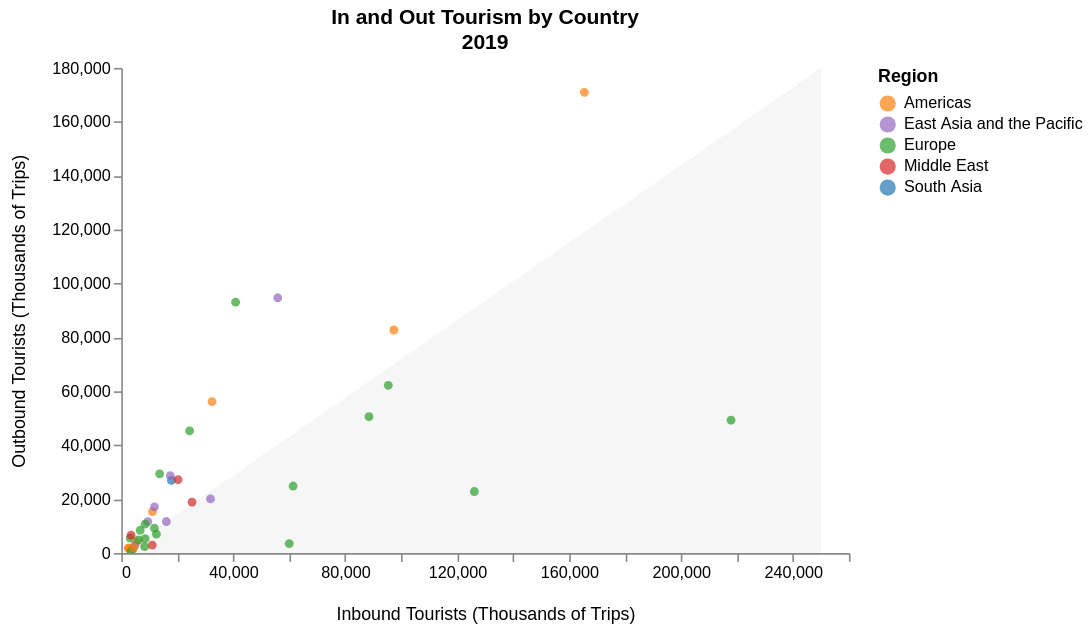

Write notebook code for a chart like this one.
### Code cell
# Scatter plot, inbound x outbound, 2019, by country
data = tourism[
        (tourism["year"] == 2019) &
        (tourism["indicator_code"].isin(["INBD_TRIP_TOTL_TOTL_VSTR", "OUTB_TRIP_TOTL_TOTL_VSTR"])) &
        (tourism["region"].notna())
    ]

data_wide = (
    data.pivot_table(
        index = ["reporter_area_label", "region"],
        columns = "indicator_code",
        values = "value"
    ).dropna().reset_index()
)

def scatter_3(df):
    chart = alt.Chart(df).mark_point(filled = True).encode(
        alt.X("INBD_TRIP_TOTL_TOTL_VSTR:Q").title("Inbound Tourists (Thousands of Trips)"),
        alt.Y("OUTB_TRIP_TOTL_TOTL_VSTR:Q").title("Outbound Tourists (Thousands of Trips)"),
        color = alt.Color("region:N", title = "Region"),
        tooltip = alt.Tooltip("reporter_area_label", title = "")
    )

    shading = alt.Chart(
            pd.DataFrame({
                "x": [0, 250000],
                "y": [0, 180000]
            })
        ).mark_area(
            color="lightgray",
            opacity=0.2
        ).encode(
            x="x:Q",
            y="y:Q"
        ).properties(
            title = {
                "text" : [
                        "In and Out Tourism by Country",
                        "2019"
                ]
            }
        )
    
    return (shading + chart).interactive()

# Render chart
scatter_3(data_wide)

### Figure 1 — Vega-Lite specification as saved in the notebook (floating-point values rounded to 4 significant figures)
{"config": {"axis": {"grid": false, "titleFontWeight": "normal", "titlePadding": 15}, "view": {"stroke": null, "width": 450}, "range": {"category": ["#ff7f0e", "#9467bd", "#2ca02c", "#d62728", "#1f77b4", "#e377c2"]}}, "layer": [{"data": {"name": "data-be99461606aee29d401018309b7427d6"}, "mark": {"type": "area", "color": "lightgray", "opacity": 0.2}, "encoding": {"x": {"field": "x", "type": "quantitative"}, "y": {"field": "y", "type": "quantitative"}}, "name": "view_3b4d8349b78038fb_0", "title": {"text": ["In and Out Tourism by Country", "2019"]}}, {"data": {"name": "data-9d20f46ee8d3e104342e7d7e9accbd83"}, "mark": {"type": "point", "filled": true}, "encoding": {"color": {"field": "region", "title": "Region", "type": "nominal"}, "tooltip": {"field": "reporter_area_label", "title": "", "type": "nominal"}, "x": {"field": "INBD_TRIP_TOTL_TOTL_VSTR", "title": "Inbound Tourists (Thousands of Trips)", "type": "quantitative"}, "y": {"field": "OUTB_TRIP_TOTL_TOTL_VSTR", "title": "Outbound Tourists (Thousands of Trips)", "type": "quantitative"}}}], "params": [{"name": "param_1e9efca18e7a2868", "select": {"type": "interval", "encodings": ["x", "y"]}, "bind": "scales", "views": ["view_3b4d8349b78038fb_0"]}], "$schema": "https://vega.github.io/schema/vega-lite/v6.4.1.json", "datasets": {"data-be99461606aee29d401018309b7427d6": [{"x": 0, "y": 0}, {"x": 250000, "y": 180000}], "data-9d20f46ee8d3e104342e7d7e9accbd83": [{"reporter_area_label": "Argentina", "region": "Americas", "INBD_TRIP_TOTL_TOTL_VSTR": 11130.0, "OUTB_TRIP_TOTL_TOTL_VSTR": 15350.0}, {"reporter_area_label": "Australia", "region": "East Asia and the Pacific", "INBD_TRIP_TOTL_TOTL_VSTR": 9466.0, "OUTB_TRIP_TOTL_TOTL_VSTR": 11620.0}, {"reporter_area_label": "Azerbaijan", "region": "Europe", "INBD_TRIP_TOTL_TOTL_VSTR": 3170.0, "OUTB_TRIP_TOTL_TOTL_VSTR": 5568.0}, {"reporter_area_label": "Bahrain", "region": "Middle East", "INBD_TRIP_TOTL_TOTL_VSTR": 11060.0, "OUTB_TRIP_TOTL_TOTL_VSTR": 2950.0}, {"reporter_area_label": "Belarus", "region": "Europe", "INBD_TRIP_TOTL_TOTL_VSTR": 11830.0, "OUTB_TRIP_TOTL_TOTL_VSTR": 9221.0}, {"reporter_area_label": "Bulgaria", "region": "Europe", "INBD_TRIP_TOTL_TOTL_VSTR": 12550.0, "OUTB_TRIP_TOTL_TOTL_VSTR": 7007.0}, {"reporter_area_label": "Canada", "region": "Americas", "INBD_TRIP_TOTL_TOTL_VSTR": 32430.0, "OUTB_TRIP_TOTL_TOTL_VSTR": 56160.0}, {"reporter_area_label": "Chile", "region": "Americas", "INBD_TRIP_TOTL_TOTL_VSTR": 5431.0, "OUTB_TRIP_TOTL_TOTL_VSTR": 4091.0}, {"reporter_area_label": "China, Hong Kong Special Administrative Region", "region": "East Asia and the Pacific", "INBD_TRIP_TOTL_TOTL_VSTR": 55910.0, "OUTB_TRIP_TOTL_TOTL_VSTR": 94720.0}, {"reporter_area_label": "Croatia", "region": "Europe", "INBD_TRIP_TOTL_TOTL_VSTR": 60020.0, "OUTB_TRIP_TOTL_TOTL_VSTR": 3500.0}, {"reporter_area_label": "Cyprus", "region": "Europe", "INBD_TRIP_TOTL_TOTL_VSTR": 4117.0, "OUTB_TRIP_TOTL_TOTL_VSTR": 1578.0}, {"reporter_area_label": "El Salvador", "region": "Americas", "INBD_TRIP_TOTL_TOTL_VSTR": 2639.0, "OUTB_TRIP_TOTL_TOTL_VSTR": 1899.0}, {"reporter_area_label": "France", "region": "Europe", "INBD_TRIP_TOTL_TOTL_VSTR": 217900.0, "OUTB_TRIP_TOTL_TOTL_VSTR": 49280.0}, {"reporter_area_label": "Guatemala", "region": "Americas", "INBD_TRIP_TOTL_TOTL_VSTR": 2560.0, "OUTB_TRIP_TOTL_TOTL_VSTR": 1703.0}, {"reporter_area_label": "Hungary", "region": "Europe", "INBD_TRIP_TOTL_TOTL_VSTR": 61400.0, "OUTB_TRIP_TOTL_TOTL_VSTR": 24860.0}, {"reporter_area_label": "India", "region": "South Asia", "INBD_TRIP_TOTL_TOTL_VSTR": 17910.0, "OUTB_TRIP_TOTL_TOTL_VSTR": 26920.0}, {"reporter_area_label": "Indonesia", "region": "East Asia and the Pacific", "INBD_TRIP_TOTL_TOTL_VSTR": 16110.0, "OUTB_TRIP_TOTL_TOTL_VSTR": 11690.0}, {"reporter_area_label": "Italy", "region": "Europe", "INBD_TRIP_TOTL_TOTL_VSTR": 95400.0, "OUTB_TRIP_TOTL_TOTL_VSTR": 62210.0}, {"reporter_area_label": "Japan", "region": "East Asia and the Pacific", "INBD_TRIP_TOTL_TOTL_VSTR": 31880.0, "OUTB_TRIP_TOTL_TOTL_VSTR": 20080.0}, {"reporter_area_label": "Kazakhstan", "region": "Europe", "INBD_TRIP_TOTL_TOTL_VSTR": 8515.0, "OUTB_TRIP_TOTL_TOTL_VSTR": 10710.0}, {"reporter_area_label": "Kyrgyzstan", "region": "Europe", "INBD_TRIP_TOTL_TOTL_VSTR": 8508.0, "OUTB_TRIP_TOTL_TOTL_VSTR": 5314.0}, {"reporter_area_label": "Lao People's Democratic Republic", "region": "East Asia and the Pacific", "INBD_TRIP_TOTL_TOTL_VSTR": 4791.0, "OUTB_TRIP_TOTL_TOTL_VSTR": 2690.0}, {"reporter_area_label": "Latvia", "region": "Europe", "INBD_TRIP_TOTL_TOTL_VSTR": 8342.0, "OUTB_TRIP_TOTL_TOTL_VSTR": 2384.0}, {"reporter_area_label": "Lithuania", "region": "Europe", "INBD_TRIP_TOTL_TOTL_VSTR": 6150.0, "OUTB_TRIP_TOTL_TOTL_VSTR": 4881.0}, {"reporter_area_label": "Malta", "region": "Europe", "INBD_TRIP_TOTL_TOTL_VSTR": 3519.0, "OUTB_TRIP_TOTL_TOTL_VSTR": 774.0}, {"reporter_area_label": "Mexico", "region": "Americas", "INBD_TRIP_TOTL_TOTL_VSTR": 97410.0, "OUTB_TRIP_TOTL_TOTL_VSTR": 82750.0}, {"reporter_area_label": "Oman", "region": "Middle East", "INBD_TRIP_TOTL_TOTL_VSTR": 3506.0, "OUTB_TRIP_TOTL_TOTL_VSTR": 6633.0}, {"reporter_area_label": "Paraguay", "region": "Americas", "INBD_TRIP_TOTL_TOTL_VSTR": 4368.0, "OUTB_TRIP_TOTL_TOTL_VSTR": 1885.0}, {"reporter_area_label": "Poland", "region": "Europe", "INBD_TRIP_TOTL_TOTL_VSTR": 88520.0, "OUTB_TRIP_TOTL_TOTL_VSTR": 50600.0}, {"reporter_area_label": "Republic of Korea", "region": "East Asia and the Pacific", "INBD_TRIP_TOTL_TOTL_VSTR": 17500.0, "OUTB_TRIP_TOTL_TOTL_VSTR": 28710.0}, {"reporter_area_label": "Russian Federation", "region": "Europe", "INBD_TRIP_TOTL_TOTL_VSTR": 24420.0, "OUTB_TRIP_TOTL_TOTL_VSTR": 45330.0}, {"reporter_area_label": "Saudi Arabia", "region": "Middle East", "INBD_TRIP_TOTL_TOTL_VSTR": 20290.0, "OUTB_TRIP_TOTL_TOTL_VSTR": 27200.0}, {"reporter_area_label": "Spain", "region": "Europe", "INBD_TRIP_TOTL_TOTL_VSTR": 126200.0, "OUTB_TRIP_TOTL_TOTL_VSTR": 22820.0}, {"reporter_area_label": "Taiwan Province of China", "region": "East Asia and the Pacific", "INBD_TRIP_TOTL_TOTL_VSTR": 11860.0, "OUTB_TRIP_TOTL_TOTL_VSTR": 17100.0}, {"reporter_area_label": "Ukraine", "region": "Europe", "INBD_TRIP_TOTL_TOTL_VSTR": 13710.0, "OUTB_TRIP_TOTL_TOTL_VSTR": 29350.0}, {"reporter_area_label": "United Arab Emirates", "region": "Middle East", "INBD_TRIP_TOTL_TOTL_VSTR": 25280.0, "OUTB_TRIP_TOTL_TOTL_VSTR": 18910.0}, {"reporter_area_label": "United Kingdom of Great Britain and Northern Ireland", "region": "Europe", "INBD_TRIP_TOTL_TOTL_VSTR": 40860.0, "OUTB_TRIP_TOTL_TOTL_VSTR": 93090.0}, {"reporter_area_label": "United States of America", "region": "Americas", "INBD_TRIP_TOTL_TOTL_VSTR": 165500.0, "OUTB_TRIP_TOTL_TOTL_VSTR": 170900.0}, {"reporter_area_label": "Uzbekistan", "region": "Europe", "INBD_TRIP_TOTL_TOTL_VSTR": 6749.0, "OUTB_TRIP_TOTL_TOTL_VSTR": 8437.0}]}}
